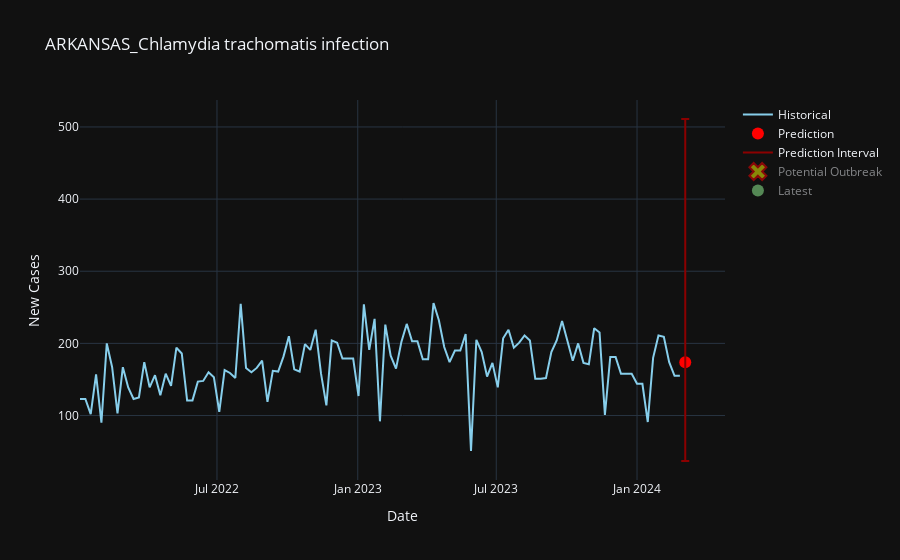

The cell this chart's notebook holds for it:
### Code cell
# chart shows: we have historical, pred/interval, NO latest and therefore NO outbreak
selected_item_id = "ARKANSAS_Chlamydia trachomatis infection"
plot_outbreak(df_historical, df_latest,  df_preds, selected_item_id)
